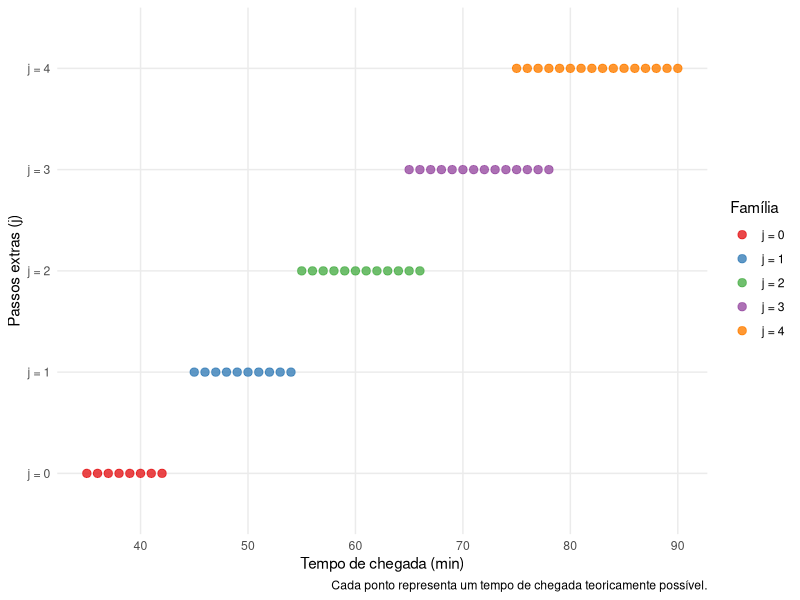
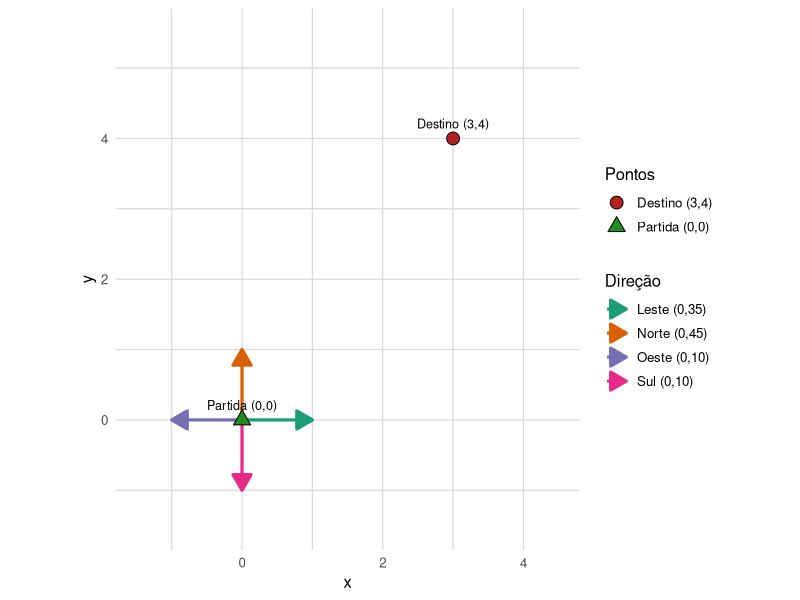
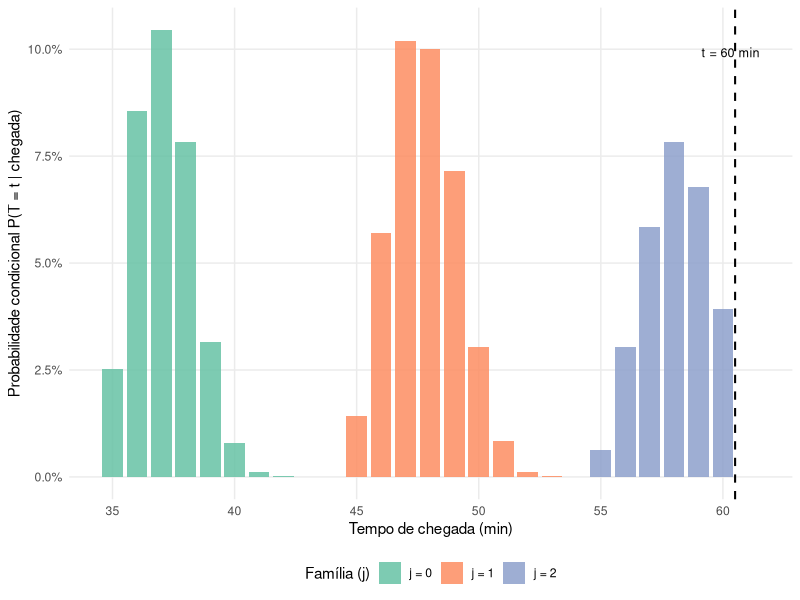
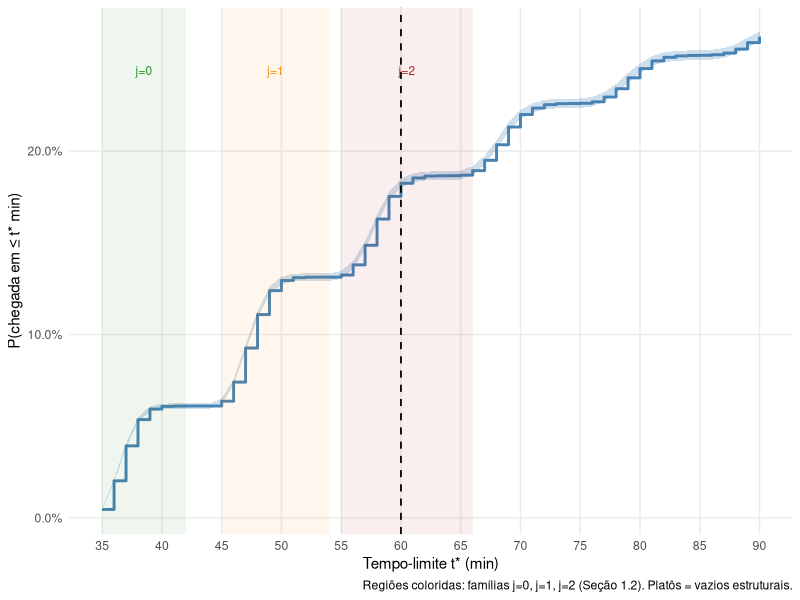
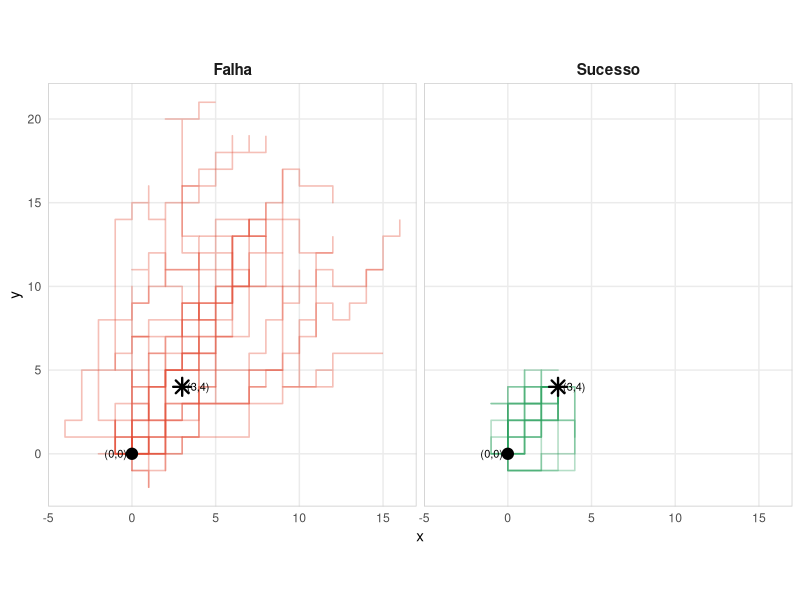
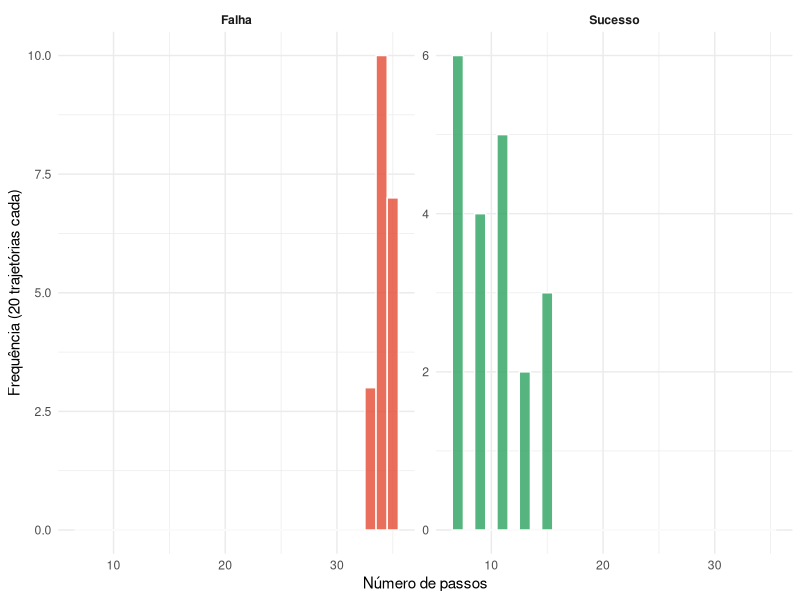
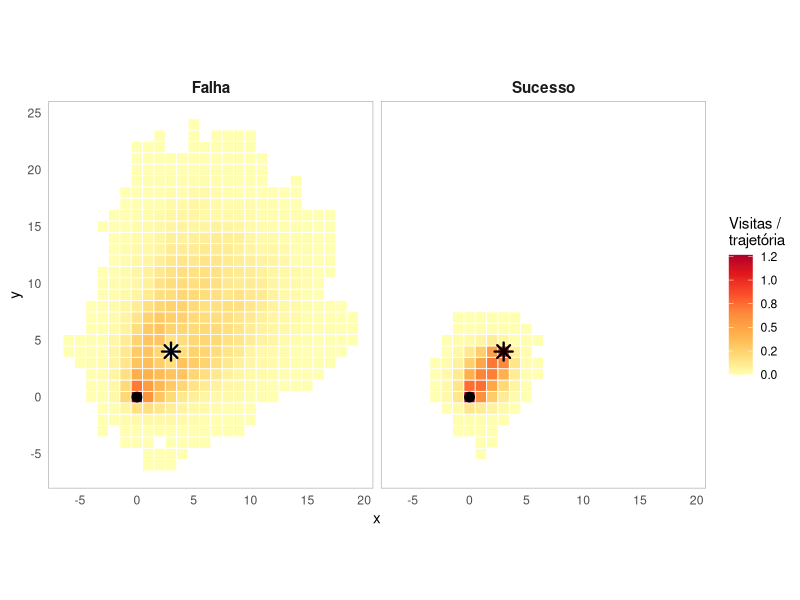
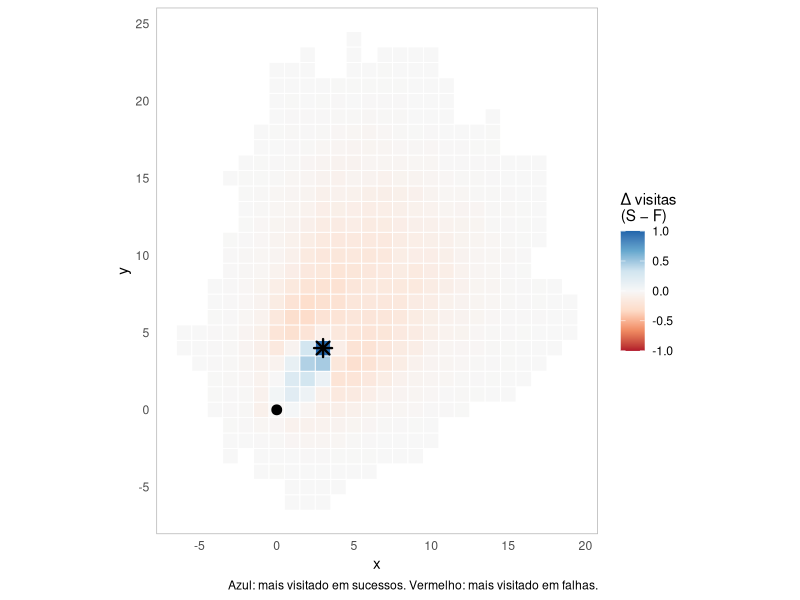

Here is the R script that generated these plots, in order:
## ---- chunk 1
# Pacotes utilizados
library(ggplot2)
library(dplyr)
library(scales)
library(tidyr)

# Semente global — chunks cacheados (simula-trajetorias, simula-heatmap) redefinem
# localmente para garantir reproducibilidade independente do estado do cache
set.seed(777)

## ---- chunk 2
familias <- lapply(0:4, function(j) {
  n <- 7 + 2 * j
  data.frame(t = seq(35 + 10*j, 35 + 10*j + n), j = factor(paste0("j = ", j)))
})
familias_df <- do.call(rbind, familias)

ggplot(familias_df, aes(x = t, y = j, color = j)) +
  geom_point(size = 2.5, alpha = 0.8) +
  scale_color_brewer(palette = "Set1", name = "Família") +
  labs(x = "Tempo de chegada (min)", y = "Passos extras (j)",
       caption = "Cada ponto representa um tempo de chegada teoricamente possível.") +
  theme_minimal(base_size = 11) +
  theme(legend.position = "right", panel.grid.minor = element_blank())
## ---- chunk 3

# Setas e probabilidades a partir da origem
movimentos <- data.frame(
  x    = 0, y = 0,
  xend = c(1, 0, 0, -1),
  yend = c(0, 1, -1, 0),
  dir  = c("Leste (0,35)", "Norte (0,45)", "Sul (0,10)", "Oeste (0,10)")
)

pontos <- data.frame(
  x    = c(0, 3),
  y    = c(0, 4),
  tipo = c("Partida (0,0)", "Destino (3,4)")
)

ggplot() +
  geom_vline(xintercept = -1:4, color = "grey85", linewidth = 0.4) +
  geom_hline(yintercept = -1:5, color = "grey85", linewidth = 0.4) +
  geom_segment(
    data = movimentos,
    aes(x = x, y = y, xend = xend, yend = yend, color = dir),
    arrow = arrow(length = unit(0.18, "inches"), type = "closed"),
    linewidth = 1.1
  ) +
  geom_point(
    data = pontos, 
    aes(x = x, y = y, shape = tipo, fill = tipo),
    size = 4, color = "black", stroke = 0.5
  ) +
  geom_text(
    data = pontos, aes(x = x, y = y, label = tipo),
    vjust = -1, size = 3.2
  ) +
  scale_color_brewer(palette = "Dark2", name = "Direção") +
  scale_shape_manual(
    values = c("Partida (0,0)" = 24, "Destino (3,4)" = 21),
    name = "Pontos"
  ) +
  scale_fill_manual(
    values = c("Partida (0,0)" = "forestgreen", "Destino (3,4)" = "firebrick"),
    name = "Pontos"
  ) +
  coord_fixed(xlim = c(-1.5, 4.5), ylim = c(-1.5, 5.5)) +
  labs(x = "x", y = "y") +
  theme_minimal(base_size = 12) +
  theme(
    legend.position  = "right",
    panel.grid.major = element_blank()
  )
## ---- chunk 4
# Parâmetros globais do problema
DESTINO       <- c(3, 4)
TEMPO_QUADRA  <- 5   
TEMPO_DECISAO <- 1   
P_SEM_ATRASO  <- 0.7
PROBS_DIR   <- c(leste = 0.35, norte = 0.45, sul = 0.10, oeste = 0.10)
DELTAS <- list(
  leste  = c( 1L,  0L),
  norte  = c( 0L,  1L),
  sul    = c( 0L, -1L),
  oeste  = c(-1L,  0L)
)
DIRS        <- names(DELTAS)

# Função principal
#
# Simula uma tentativa do bêbado.
#
# Argumentos:
#   tempo_max    : limite de tempo em minutos (critério de parada)
#   guardar_traj : se TRUE, armazena todas as coordenadas visitadas
#
# Retorna uma lista com:
#   $chegou  : logical — TRUE se o destino foi alcançado
#   $tempo   : numeric — tempo acumulado ao encerrar a tentativa
#   $traj    : matriz Nx2 com as coordenadas (apenas se guardar_traj = TRUE)

simular_bebado <- function(tempo_max, guardar_traj = FALSE) {
  pos   <- c(0L, 0L)
  tempo <- 0

  # pré-aloca trajetória só quando necessário
  if (guardar_traj) {
    traj        <- matrix(0L, nrow = 500L, ncol = 2L)
    traj[1L, ]  <- pos
    passo_traj  <- 1L
  }

  repeat {
    # atraso de decisão (30% das esquinas)
    if (runif(1L) > P_SEM_ATRASO) tempo <- tempo + TEMPO_DECISAO

    # escolhe direção e avança
    dir <- sample(DIRS, 1L, prob = PROBS_DIR[DIRS])
    pos <- pos + DELTAS[[dir]]
    tempo <- tempo + TEMPO_QUADRA

    # salva posição se modo trajetória
    if (guardar_traj) {
      passo_traj         <- passo_traj + 1L
      traj[passo_traj, ] <- pos
    }

    # verifica chegada antes do limite de tempo
    if (pos[1L] == DESTINO[1L] && pos[2L] == DESTINO[2L]) {
      return(list(
        chegou = TRUE,
        tempo  = tempo,
        traj   = if (guardar_traj) traj[seq_len(passo_traj), , drop = FALSE] else NULL
      ))
    }

    # critério de parada por tempo
    if (tempo >= tempo_max) {
      return(list(
        chegou = FALSE,
        tempo  = tempo,
        traj   = if (guardar_traj) traj[seq_len(passo_traj), , drop = FALSE] else NULL
      ))
    }
  }
}
## ---- chunk 5
N         <- 100000L
TEMPO_MAX <- 180

resultados <- replicate(N, simular_bebado(TEMPO_MAX), simplify = FALSE)

chegou <- vapply(resultados, `[[`, logical(1L),  "chegou")
tempo  <- vapply(resultados, `[[`, numeric(1L),  "tempo")
## ---- chunk 6
tempos_chegada <- tempo[chegou]

# P(t = 35) marginal: chegadas com t = 35 sobre TODAS as N simulações
p35_sim <- mean(chegou & tempo == 35)
p35_teo <- choose(7, 3) * 0.35^3 * 0.45^4 * 0.70^7

# Criar data frame com os resultados
sanity_df <- data.frame(
  Verificação = c(
    "Tempo mínimo de chegada",
    "Chegadas com $t < 35$ min",
    "Probabilidade $t = 35$ min",
    "Taxa de chegada ($\\leq 60$ min)"
  ),
  Observado = c(
    paste0(min(tempos_chegada), " min"),
    paste0(sum(tempos_chegada < 35), " casos"),
    sprintf("%.4f", p35_sim),
    sprintf("%.1f\\%%", 100 * mean(chegou & tempo <= 60))  # filtro explícito: ≤ 60
  ),
  Esperado = c(
    "$\\geq 35$ min",
    "0 casos",
    sprintf("%.4f", p35_teo),
    "---"
  ),
  Status = c(
    ifelse(min(tempos_chegada) >= 35, "$\\checkmark$", "$\\times$"),
    ifelse(sum(tempos_chegada < 35) == 0, "$\\checkmark$", "$\\times$"),
    ifelse(abs(p35_sim - p35_teo) < 0.001, "$\\checkmark$", "$\\times$"),
    "---"
  )
)

knitr::kable(
  sanity_df,
  align = c("l", "c", "c", "c"),
  caption = "Verificação de sanidade dos resultados simulados.",
  col.names = c("Verificação", "Observado", "Esperado", "Status"),
  escape = FALSE
)
## ---- chunk 7
k     <- sum(chegou & tempo <= 60)
p_hat <- mean(chegou & tempo <= 60)
ep    <- sqrt(p_hat * (1 - p_hat) / N)
## ---- chunk 8
wilson_ic <- function(p, n, conf = 0.95) {
  z      <- qnorm(1 - (1 - conf) / 2)
  denom  <- 1 + z^2 / n
  centro <- (p + z^2 / (2 * n)) / denom
  margem <- (z * sqrt(p * (1 - p) / n + z^2 / (4 * n^2))) / denom
  c(inf = centro - margem, sup = centro + margem)
}
ic_wilson <- wilson_ic(p_hat, N)
## ---- chunk 9
B        <- 10000L
chegou_60 <- chegou & tempo <= 60
p_boot   <- replicate(B, mean(sample(chegou_60, N, replace = TRUE)))
ic_boot  <- quantile(p_boot, c(0.025, 0.975))
ep_boot  <- sd(p_boot)
## ---- chunk 10
tab <- data.frame(
  Método            = c("Wilson (95%)", "Bootstrap percentil (95%)"),
  `Limite inferior` = unname(c(ic_wilson["inf"], ic_boot[1])),
  `Limite superior` = unname(c(ic_wilson["sup"], ic_boot[2])),
  Amplitude         = unname(c(
    ic_wilson["sup"] - ic_wilson["inf"],
    ic_boot[2]       - ic_boot[1]
  )),
  EP                = c(ep, ep_boot),
  check.names = FALSE
)

knitr::kable(
  tab, digits = 5, align = "lrrrr",
  caption = "Comparação dos intervalos de confiança de 95% para $\\hat{p}$."
)
## ---- chunk 11
m         <- 100L                      # tentativas por grupo
n_grupos  <- N %/% m                  # número de grupos = 1.000

# reorganiza o vetor 'chegou' em matriz (m linhas × n_grupos colunas)
# e soma cada coluna → número de chegadas por grupo
chegadas_100 <- colSums(matrix(chegou & tempo <= 60, nrow = m))

var_obs <- var(chegadas_100)
var_teo <- m * p_hat * (1 - p_hat)

dist_100_tbl <- data.frame(
  Estatística = c(
    "Número de grupos",
    "Tentativas por grupo",
    "Média observada",
    "Média teórica ($m \\cdot \\hat{p}$)",
    "Variância observada",
    "Variância teórica ($m \\cdot \\hat{p} \\cdot (1-\\hat{p})$)",
    "Desvio padrão observado",
    "Erro padrão da média"
  ),
  Valor = c(
    as.character(n_grupos),
    as.character(m),
    sprintf("%.3f", mean(chegadas_100)),
    sprintf("%.3f", m * p_hat),
    sprintf("%.3f", var_obs),
    sprintf("%.3f", var_teo),
    sprintf("%.3f", sd(chegadas_100)),
    sprintf("%.3f", sd(chegadas_100) / sqrt(n_grupos))
  )
)

knitr::kable(
  dist_100_tbl,
  align = c("l", "r"),
  caption = "Estatísticas da distribuição do número de chegadas em 100 tentativas.",
  col.names = c("Estatística", "Valor")
) 
## ---- chunk 12
q_obs <- quantile(chegadas_100, probs = c(0.025, 0.25, 0.5, 0.75, 0.975))

tab_desc <- data.frame(
  Estatística = c("Mínimo", "P2,5%", "Q1 (25%)", "Mediana",
                  "Q3 (75%)", "P97,5%", "Máximo", "Média", "DP"),
  Observado   = c(min(chegadas_100), q_obs,
                  max(chegadas_100), mean(chegadas_100), sd(chegadas_100)),
  Teórico     = c(
    qbinom(0,      m, p_hat),
    qbinom(0.025,  m, p_hat),
    qbinom(0.25,   m, p_hat),
    qbinom(0.5,    m, p_hat),
    qbinom(0.75,   m, p_hat),
    qbinom(0.975,  m, p_hat),
    qbinom(1,      m, p_hat),
    m * p_hat,
    sqrt(m * p_hat * (1 - p_hat))
  )
)

knitr::kable(
  tab_desc, digits = 3, align = "lrr",
  caption = paste0(
    "Estatísticas descritivas da distribuição simulada do número de chegadas ",
    "em $m = 100$ tentativas versus referência Binomial$(100,\\, \\hat{p})$."
  )
)
## ---- chunk 13
k_full       <- 0:m
obs_full     <- integer(m + 1L)
names(obs_full) <- k_full

obs_tab <- table(chegadas_100)
# indexação por posição: k=0 → índice 1, k=j → índice j+1
obs_full[as.integer(names(obs_tab)) + 1L] <- as.integer(obs_tab)

esp_full <- dbinom(k_full, size = m, prob = p_hat) * n_grupos

idx_inf <- min(which(cumsum(esp_full) >= 5))
idx_sup <- length(esp_full) - min(which(rev(cumsum(rev(esp_full))) >= 5)) + 1L

obs_freq_g <- c(
  sum(obs_full[seq_len(idx_inf)]),
  obs_full[(idx_inf + 1L):(idx_sup - 1L)],
  sum(obs_full[idx_sup:length(obs_full)])
)
esp_freq_g <- c(
  sum(esp_full[seq_len(idx_inf)]),
  esp_full[(idx_inf + 1L):(idx_sup - 1L)],
  sum(esp_full[idx_sup:length(esp_full)])
)
chi2_stat <- sum((obs_freq_g - esp_freq_g)^2 / esp_freq_g)
# gl = nº de classes - 1 (restrição de soma) - 1 (p estimado das 100k simulações)
# Tratar p_hat como parâmetro estimado é a opção conservadora; como ele vem de
# uma amostra independente (não dos 1000 grupos), gl = k-1 seria igualmente defensável
chi2_gl   <- length(obs_freq_g) - 2L  
chi2_pval <- pchisq(chi2_stat, df = chi2_gl, lower.tail = FALSE)
## ---- chunk 14
# Tabela com resultados do teste
aderencia_tbl <- data.frame(
  Componente = c(
    "Estatística $\\chi^2$",
    "Graus de liberdade",
    "p-valor",
    "Nível de significância ($\\alpha$)",
    "Conclusão"
  ),
  Valor = c(
    sprintf("%.3f", chi2_stat),
    as.character(chi2_gl),
    sprintf("%.4f", chi2_pval),
    "0.05",
    if (chi2_pval > 0.05) {
      "Não rejeita $H_0$: modelo Binomial adequado"
    } else {
      "Rejeita $H_0$: evidência contra o modelo Binomial"
    }
  )
)

knitr::kable(
  aderencia_tbl,
  align = c("l", "r"),
  caption = "Resultado do teste de aderência qui-quadrado para a distribuição Binomial(100, $\\hat{p}$).",
  col.names = c("Componente", "Valor"),
  escape = FALSE
)
## ---- chunk 15
# somente chegadas
t_cheg   <- tempo[chegou & tempo <= 60]

# valores únicos observados — devem ser todos ≥ 35
t_unicos <- sort(unique(t_cheg))
# Tabela com os primeiros tempos
tempos_iniciais <- data.frame(
  Posição = 1:15,
  `Tempo (min)` = t_unicos[1:15],
  check.names = FALSE
)

knitr::kable(
  tempos_iniciais,
  align = c("c", "c"),
  caption = "Primeiros 15 tempos de chegada únicos observados.",
  col.names = c("Posição", "Tempo (min)")
) 

# Estatísticas resumo
estrutura_tbl <- data.frame(
  Característica = c(
    "Total de valores distintos",
    "Tempo mínimo",
    "Tempo máximo",
    "Amplitude total",
    "Tempos impossíveis ($43 \\leq t \\leq 44$)"
  ),
  Valor = c(
    as.character(length(t_unicos)),
    paste0(min(t_unicos), " min"),
    paste0(max(t_unicos), " min"),
    paste0(max(t_unicos) - min(t_unicos), " min"),
    paste0(sum(t_cheg > 42 & t_cheg < 45), " observados (esperado: 0)")
  )
)

knitr::kable(
  estrutura_tbl,
  align = c("l", "r"),
  caption = "Estrutura da distribuição dos tempos de chegada.",
  col.names = c("Característica", "Valor")
)
## ---- chunk 16
tab_t <- data.frame(
  Estatística = c("Mínimo", "P2,5%", "Q1 (25%)", "Mediana",
                  "Média", "Q3 (75%)", "P97,5%", "Máximo", "DP"),
  Valor = c(
    min(t_cheg),
    quantile(t_cheg, 0.025),
    quantile(t_cheg, 0.25),
    median(t_cheg),
    mean(t_cheg),
    quantile(t_cheg, 0.75),
    quantile(t_cheg, 0.975),
    max(t_cheg),
    sd(t_cheg)
  )
)

knitr::kable(
  tab_t, digits = 2, align = "lr",
  caption = "Estatísticas descritivas da distribuição dos tempos de chegada (tentativas bem-sucedidas)."
)
## ---- chunk 17

# frequência relativa de cada tempo (condicional às chegadas)
pdf_df <- as.data.frame(table(t_cheg)) |>
  dplyr::mutate(
    t    = as.integer(as.character(t_cheg)),
    prob = Freq / sum(Freq),
    # família j de cada tempo
    j    = factor(floor((t - 35) / 10),
                  labels = paste0("j = ", 0:floor((max(t) - 35) / 10)))
  )

ggplot(pdf_df, aes(x = t, y = prob, fill = j)) +
  geom_col(width = 0.85, alpha = 0.85) +
  geom_vline(xintercept = 60.5, linetype = "dashed",
             linewidth = 0.7, color = "black") +
  annotate("text", x = 61.5, y = max(pdf_df$prob) * 0.95,
           label = "t = 60 min", hjust = 1, size = 3.2) +
  scale_fill_brewer(palette = "Set2", name = "Família (j)") +
  scale_x_continuous(breaks = seq(35, max(pdf_df$t), by = 5)) +
  scale_y_continuous(labels = scales::percent_format(accuracy = 0.1)) +
  labs(
    x = "Tempo de chegada (min)",
    y = "Probabilidade condicional P(T = t | chegada)"
  ) +
  theme_minimal(base_size = 11) +
  theme(legend.position = "bottom",
        panel.grid.minor = element_blank())
## ---- chunk 18
# IC bootstrap para a média dos tempos de chegada
B_med    <- 5000L
med_boot <- replicate(B_med,
              mean(sample(t_cheg, length(t_cheg), replace = TRUE)))

ic_med <- quantile(med_boot, c(0.025, 0.975))

media_tbl <- data.frame(
  Métrica = c(
    "Média",
    "Mediana", 
    "Desvio padrão",
    "IC 95\\% inferior (Bootstrap)",
    "IC 95\\% superior (Bootstrap)",
    "Q1 (25\\%)",
    "Q3 (75\\%)",
    "Mínimo",
    "Máximo"
  ),
  Valor = c(
    sprintf("%.2f min", mean(t_cheg)),
    sprintf("%.0f min", median(t_cheg)),
    sprintf("%.2f min", sd(t_cheg)),
    sprintf("%.2f min", ic_med[1]),
    sprintf("%.2f min", ic_med[2]),
    sprintf("%.0f min", quantile(t_cheg, 0.25)),
    sprintf("%.0f min", quantile(t_cheg, 0.75)),
    sprintf("%.0f min", min(t_cheg)),
    sprintf("%.0f min", max(t_cheg))
  ),
  stringsAsFactors = FALSE
)

knitr::kable(
  media_tbl,
  align = c("l", "r"),
  caption = "Estatísticas descritivas dos tempos de chegada com IC Bootstrap 95\\%.",
  col.names = c("Métrica", "Valor"),
  escape = FALSE
)

## ---- chunk 19
# grade de t* de 35 a 3 horas (limite superior generoso para ver convergência)
t_grid <- 35:180

# p(t*) = proporção de simulações que chegaram em tempo ≤ t*
# (inclui não-chegadas, cujo tempo é "infinito" → nunca contam)
p_grid <- sapply(t_grid, function(t_star) mean(chegou & tempo <= t_star))

# IC de Wilson para cada ponto da grade
ic_grid <- t(sapply(p_grid, wilson_ic, n = N))   # reutiliza wilson_ic() da seção 3.2

curva_df <- data.frame(
  t    = t_grid,
  p    = p_grid,
  inf  = ic_grid[, "inf"],
  sup  = ic_grid[, "sup"]
)

# limite assintótico: probabilidade de chegada com tempo ilimitado
# estimado como p(t* = max observado entre chegadas)
p_assintotico <- mean(chegou)   # = p̂ da seção 3.2

# Marcos de tempo relevantes
marcos <- c(35, 40, 45, 50, 55, 60, 70, 80, 90, 120, 150, 180)

curva_marcos <- data.frame(
  `Tempo-limite $t^*$ (min)` = marcos,
  `$P(T \\leq t^*)$` = sprintf("%.5f", curva_df$p[curva_df$t %in% marcos]),
  `IC 95\\% (inferior)` = sprintf("%.5f", curva_df$inf[curva_df$t %in% marcos]),
  `IC 95\\% (superior)` = sprintf("%.5f", curva_df$sup[curva_df$t %in% marcos]),
  check.names = FALSE
)

# Adicionar linha do limite assintótico
curva_marcos <- rbind(
  curva_marcos,
  data.frame(
    `Tempo-limite $t^*$ (min)` = "$\\infty$",
    `$P(T \\leq t^*)$` = sprintf("%.5f", p_assintotico),
    `IC 95\\% (inferior)` = sprintf("%.5f", wilson_ic(p_assintotico, N)["inf"]),
    `IC 95\\% (superior)` = sprintf("%.5f", wilson_ic(p_assintotico, N)["sup"]),
    check.names = FALSE
  )
)

knitr::kable(
  curva_marcos,
  align = c("c", "c", "c", "c"),
  caption = "Probabilidade estimada de chegada $P(T \\leq t^*)$ para tempos-limite selecionados, com IC de Wilson (95\\%). A última linha mostra o limite assintótico $p(\\infty)$.",
  col.names = c("Tempo-limite $t^*$ (min)", "$P(T \\leq t^*)$", "IC 95\\% inferior", "IC 95\\% superior"),
  escape = FALSE
)
## ---- chunk 20

curva_zoom <- curva_df[curva_df$t <= 90, ]

ggplot(curva_zoom, aes(x = t)) +
  geom_ribbon(aes(ymin = inf, ymax = sup),
              fill = "steelblue", alpha = 0.25) +
  geom_step(aes(y = p), color = "steelblue", linewidth = 1) +
  # família j=0: t ∈ [35, 42]
  annotate("rect", xmin = 35, xmax = 42, ymin = -Inf, ymax = Inf,
           alpha = 0.07, fill = "forestgreen") +
  annotate("text", x = 38.5, y = max(curva_zoom$sup) * 0.92,
           label = "j=0", size = 3, color = "forestgreen") +
  # família j=1: t ∈ [45, 54]
  annotate("rect", xmin = 45, xmax = 54, ymin = -Inf, ymax = Inf,
           alpha = 0.07, fill = "darkorange") +
  annotate("text", x = 49.5, y = max(curva_zoom$sup) * 0.92,
           label = "j=1", size = 3, color = "darkorange") +
  # família j=2: t ∈ [55, 66]
  annotate("rect", xmin = 55, xmax = 66, ymin = -Inf, ymax = Inf,
           alpha = 0.07, fill = "firebrick") +
  annotate("text", x = 60.5, y = max(curva_zoom$sup) * 0.92,
           label = "j=2", size = 3, color = "firebrick") +
  geom_vline(xintercept = 60, linetype = "dashed",
             linewidth = 0.6, color = "black") +
  scale_y_continuous(labels = scales::percent_format(accuracy = 0.1)) +
  scale_x_continuous(breaks = seq(35, 90, by = 5)) +
  labs(
    x       = "Tempo-limite t* (min)",
    y       = "P(chegada em ≤ t* min)",
    caption = "Regiões coloridas: famílias j=0, j=1, j=2 (Seção 1.2). Platôs = vazios estruturais."
  ) +
  theme_minimal(base_size = 11) +
  theme(panel.grid.minor = element_blank())
## ---- chunk 21
# Quanto da probabilidade total já foi capturado em cada marco
# Marcos de tempo para análise de convergência
marcos_conv <- c(35, 45, 55, 60, 70, 90, 120)

# Calcular fração capturada em cada marco
convergencia_tbl <- data.frame(
  `Tempo-limite $t^*$ (min)` = marcos_conv,
  `$P(T \\leq t^*)$` = sprintf("%.5f", curva_df$p[curva_df$t %in% marcos_conv]),
  `Fração de $p(\\infty)$` = sprintf("%.2f\\%%", 
    100 * curva_df$p[curva_df$t %in% marcos_conv] / p_assintotico),
  `Prob. restante` = sprintf("%.2f\\%%", 
    100 * (1 - curva_df$p[curva_df$t %in% marcos_conv] / p_assintotico)),
  check.names = FALSE
)

knitr::kable(
  convergencia_tbl,
  align = c("c", "c", "c", "c"),
  caption = "Taxa de convergência da probabilidade de chegada em direção ao limite assintótico $p(\\infty)$.",
  col.names = c("Tempo-limite $t^*$ (min)", "$P(T \\leq t^*)$", 
                "Fração de $p(\\infty)$", "Prob. restante"),
  escape = FALSE
)
## ---- chunk 22
# simula separadamente sucessos e falhas com trajetória gravada
# repete até obter n_cada de cada tipo
set.seed(777)
n_cada <- 20L   # 20 sucessos + 20 falhas

# "sucesso" e "falha" referem-se ao horizonte de simulação TEMPO_MAX = 180 min,
# independente do critério analítico de 60 min usado nas seções anteriores
trajs_suc <- vector("list", n_cada)
trajs_fal <- vector("list", n_cada)
i_s <- 0L; i_f <- 0L

while (i_s < n_cada || i_f < n_cada) {
  res <- simular_bebado(TEMPO_MAX, guardar_traj = TRUE)
  if (res$chegou && i_s < n_cada) {
    i_s <- i_s + 1L
    trajs_suc[[i_s]] <- data.frame(
      res$traj, id = i_s, tipo = "Sucesso"
    )
  } else if (!res$chegou && i_f < n_cada) {
    i_f <- i_f + 1L
    trajs_fal[[i_f]] <- data.frame(
      res$traj, id = i_f, tipo = "Falha"
    )
  }
}

# consolida em um único data frame
traj_df <- dplyr::bind_rows(c(trajs_suc, trajs_fal)) |>
  dplyr::rename(x = X1, y = X2) |>
  dplyr::group_by(id, tipo) |>
  dplyr::mutate(passo = dplyr::row_number()) |>
  dplyr::ungroup()
## ---- chunk 23

# pontos de referência
ref_pts <- data.frame(
  x    = c(0, 3),
  y    = c(0, 4),
  tipo_ref = c("Origem (0,0)", "Destino (3,4)"),
  shape    = c(19, 8)
)

cores <- c("Sucesso" = "#2ca25f", "Falha" = "#e34a33")

ggplot(traj_df, aes(x = x, y = y, group = id, color = tipo)) +
  geom_path(alpha = 0.35, linewidth = 0.55) +
  # origem
  geom_point(
    data = data.frame(x = 0, y = 0),
    aes(x = x, y = y), inherit.aes = FALSE,
    shape = 19, size = 3.5, color = "black"
  ) +
  # destino
  geom_point(
    data = data.frame(x = 3, y = 4),
    aes(x = x, y = y), inherit.aes = FALSE,
    shape = 8, size = 3.5, stroke = 1.2, color = "black"
  ) +
  annotate("text", x = 0, y = 0, label = "(0,0)",
           hjust = 1.2, vjust =  0.5, size = 2.8) +
  annotate("text", x = 3, y = 4, label = "(3,4)",
           hjust = -0.2, vjust =  0.5, size = 2.8) +
  facet_wrap(~tipo, ncol = 2) +
  scale_color_manual(values = cores, guide = "none") +
  coord_fixed() +
  labs(x = "x", y = "y") +
  theme_minimal(base_size = 11) +
  theme(
    panel.grid.minor  = element_blank(),
    strip.text        = element_text(face = "bold", size = 11),
    panel.border      = element_rect(color = "grey80", fill = NA)
  )
## ---- chunk 24

# número de passos por trajetória
n_passos_df <- traj_df |>
  dplyr::group_by(id, tipo) |>
  dplyr::summarise(n_passos = max(passo) - 1L, .groups = "drop")

ggplot(n_passos_df, aes(x = n_passos, fill = tipo)) +
  geom_histogram(binwidth = 1, alpha = 0.8, color = "white",
                 position = "identity") +
  scale_fill_manual(values = cores, name = "Desfecho") +
  facet_wrap(~tipo, scales = "free_y", ncol = 2) +
  labs(
    x = "Número de passos",
    y = "Frequência (20 trajetórias cada)"
  ) +
  theme_minimal(base_size = 11) +
  theme(legend.position = "none",
        strip.text = element_text(face = "bold"))
## ---- chunk 25
set.seed(777)
n_tipo  <- 1000L   # 1000 sucessos + 1000 falhas

# critério: chegou ou não dentro de TEMPO_MAX = 180 min (horizonte de simulação)
heat_suc <- vector("list", n_tipo)
heat_fal <- vector("list", n_tipo)
i_s <- 0L; i_f <- 0L

while (i_s < n_tipo || i_f < n_tipo) {
  res <- simular_bebado(TEMPO_MAX, guardar_traj = TRUE)
  if (res$chegou && i_s < n_tipo) {
    i_s <- i_s + 1L
    heat_suc[[i_s]] <- data.frame(res$traj, tipo = "Sucesso")
  } else if (!res$chegou && i_f < n_tipo) {
    i_f <- i_f + 1L
    heat_fal[[i_f]] <- data.frame(res$traj, tipo = "Falha")
  }
}

heat_df <- dplyr::bind_rows(c(heat_suc, heat_fal)) |>
  dplyr::rename(x = X1, y = X2)
## ---- chunk 26

# frequência de visita por célula, normalizada por n_tipo
heat_count <- heat_df |>
  dplyr::count(x, y, tipo) |>
  dplyr::mutate(freq_rel = n / n_tipo)

# limites simétricos para escala de cor comparável entre painéis
max_freq <- max(heat_count$freq_rel)

ggplot(heat_count, aes(x = x, y = y, fill = freq_rel)) +
  geom_tile(color = "white", linewidth = 0.3) +
  # origem
  geom_point(
    data = data.frame(x = 0, y = 0, tipo = c("Sucesso", "Falha")),
    aes(x = x, y = y), inherit.aes = FALSE,
    shape = 19, size = 3, color = "black"
  ) +
  # destino
  geom_point(
    data = data.frame(x = 3, y = 4, tipo = c("Sucesso", "Falha")),
    aes(x = x, y = y), inherit.aes = FALSE,
    shape = 8, size = 3.5, stroke = 1.2, color = "black"
  ) +
  facet_wrap(~tipo, ncol = 2) +
  scale_fill_distiller(
    palette  = "YlOrRd",
    direction = 1,
    limits   = c(0, max_freq),
    name     = "Visitas /\ntrajetória",
    labels   = scales::number_format(accuracy = 0.1)
  ) +
  coord_fixed() +
  scale_x_continuous(breaks = scales::pretty_breaks()) +
  scale_y_continuous(breaks = scales::pretty_breaks()) +
  labs(x = "x", y = "y") +
  theme_minimal(base_size = 11) +
  theme(
    panel.grid     = element_blank(),
    strip.text     = element_text(face = "bold", size = 11),
    legend.position = "right",
    panel.border   = element_rect(color = "grey70", fill = NA)
  )
## ---- chunk 27

# diferença sucesso - falha por célula
heat_wide <- tidyr::pivot_wider(
  heat_count[, c("x", "y", "tipo", "freq_rel")],
  names_from  = tipo,
  values_from = freq_rel,
  values_fill = 0
) |>
  dplyr::mutate(delta = Sucesso - Falha)

lim_delta <- max(abs(heat_wide$delta))

ggplot(heat_wide, aes(x = x, y = y, fill = delta)) +
  geom_tile(color = "white", linewidth = 0.3) +
  geom_point(
    data = data.frame(x = 0, y = 0),
    aes(x = x, y = y), inherit.aes = FALSE,
    shape = 19, size = 3, color = "black"
  ) +
  geom_point(
    data = data.frame(x = 3, y = 4),
    aes(x = x, y = y), inherit.aes = FALSE,
    shape = 8, size = 3.5, stroke = 1.2, color = "black"
  ) +
  scale_fill_distiller(
    palette   = "RdBu",
    direction = 1,
    limits    = c(-lim_delta, lim_delta),
    name      = "Δ visitas\n(S − F)"
  ) +
  coord_fixed() +
  scale_x_continuous(breaks = scales::pretty_breaks()) +
  scale_y_continuous(breaks = scales::pretty_breaks()) +
  labs(
    x       = "x",
    y       = "y",
    caption = "Azul: mais visitado em sucessos. Vermelho: mais visitado em falhas."
  ) +
  theme_minimal(base_size = 11) +
  theme(
    panel.grid    = element_blank(),
    panel.border  = element_rect(color = "grey70", fill = NA)
  )
## ---- chunk 28
# grade comum de tempos (apenas os possíveis: ≥ 35)
t_cdf <- seq(35, max(t_cheg))

# CDF marginal: conta chegadas com tempo ≤ t* sobre TODAS as simulações
cdf_marginal   <- sapply(t_cdf, function(t) mean(chegou & tempo <= t))

# CDF condicional: ECDF calculada só nos tempos de chegada
ecdf_cond      <- ecdf(t_cheg)
cdf_condicional <- ecdf_cond(t_cdf)

# banda bootstrap para a CDF condicional (percentil 95%)
B_cdf2   <- 2000L
boot_cond <- replicate(B_cdf2, {
  ecdf(sample(t_cheg, length(t_cheg), replace = TRUE))(t_cdf)
})
cdf_cond_inf <- apply(boot_cond, 1, quantile, 0.025)
cdf_cond_sup <- apply(boot_cond, 1, quantile, 0.975)

# consolida
cdf_plot_df <- data.frame(
  t              = t_cdf,
  marginal       = cdf_marginal,
  condicional    = cdf_condicional,
  cond_inf       = cdf_cond_inf,
  cond_sup       = cdf_cond_sup
)
## ---- chunk 29
# quantis da distribuição condicional
probs_q <- c(0.10, 0.25, 0.50, 0.75, 0.90, 0.95, 0.99)
q_vals  <- quantile(t_cheg, probs_q)

tab_q <- data.frame(
  `Quantil` = paste0(100 * probs_q, "%"),
  `t (min)` = as.integer(q_vals),
  `Interpretação` = c(
    "10% dos sucessos chegam até este tempo",
    "25% dos sucessos chegam até este tempo (Q1)",
    "Metade dos sucessos chega até aqui (mediana)",
    "75% dos sucessos chegam até este tempo (Q3)",
    "90% dos sucessos chegam até este tempo",
    "95% dos sucessos chegam até este tempo",
    "99% dos sucessos chegam até este tempo"
  ),
  check.names = FALSE
)

knitr::kable(
  tab_q, align = "rlll",
  caption = "Quantis selecionados da distribuição condicional $F(t \\mid \\text{chegada})$."
)
## ---- chunk 30
sintese_item1 <- data.frame(
  Componente = c(
    "Probabilidade estimada ($\\hat{p}$)",
    "IC Wilson 95\\%",
    "IC Bootstrap 95\\%"
  ),
  Valor = c(
    sprintf("%.5f", p_hat),
    sprintf("[%.5f, %.5f]", ic_wilson["inf"], ic_wilson["sup"]),
    sprintf("[%.5f, %.5f]", ic_boot[1], ic_boot[2])
  )
)

knitr::kable(
  sintese_item1,
  align = c("l", "c"),
  caption = "Síntese dos resultados do Item 1: probabilidade de chegada em até 60 minutos.",
  col.names = c("Componente", "Resultado"),
  escape = FALSE
)
